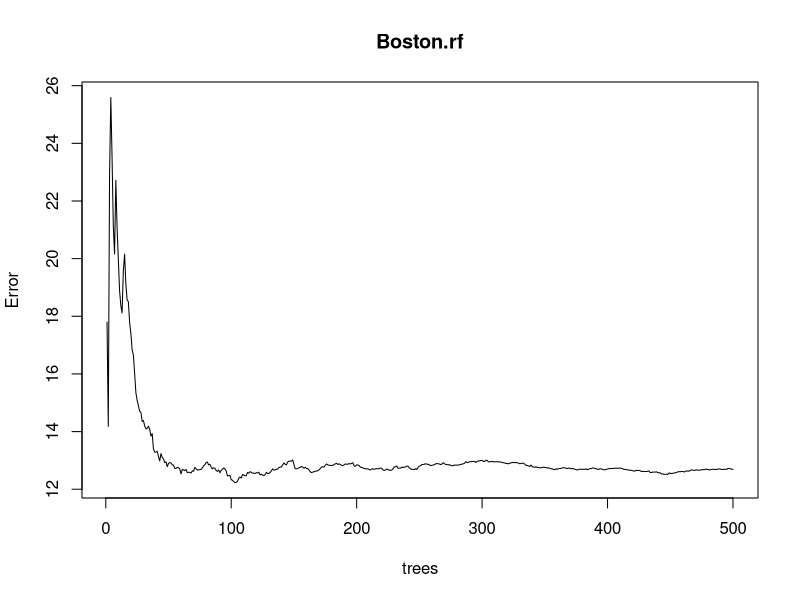
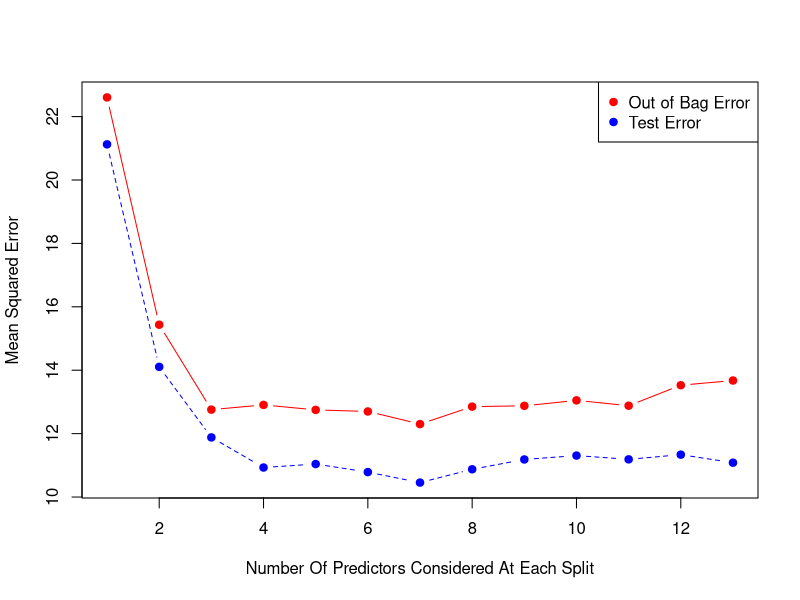

These figures' R source, in order:
## ---- chunk 1
#loading the required packages

require(randomForest)
require(MASS)# MASS contains the Boston housing dataset
attach(Boston)
set.seed(101)

dim(Boston)
## ---- chunk 2
# Saperating Training and Test Sets
# training Sample with 300 observations
train = sample(1:nrow(Boston), 300)
?Boston  #to search on the dataset
## ---- chunk 3
# Fitting the Random Forest
# We will use all the Predictors in the dataset.

Boston.rf = randomForest(medv ~ . , data = Boston , subset = train)
Boston.rf

## Call:
##  randomForest(formula = medv ~ ., data = Boston, subset = train) 
##                Type of random forest: regression
##                      Number of trees: 500
## No. of variables tried at each split: 4
## 
##           Mean of squared residuals: 12.62686
##                     % Var explained: 84.74
## ---- chunk 4
# Plotting the Error vs Number of Trees Graph.

plot(Boston.rf)
## ---- chunk 5
# This plot shows the Error and the Number of Trees.We can easily notice that how the Error is dropping as we keep on adding more and more trees and average them.
# 
# Now we can compare the Out of Bag Sample Errors and Error on Test set
# The above Random Forest model chose Randomly 4 variables to be considered at each split. We could now try all possible 13 predictors which can be found at each split.

oob.err = double(13)
test.err = double(13)

#mtry is no of Variables randomly chosen at each split
for(mtry in 1:13) {
    rf = randomForest(
        medv ~ . ,
        data = Boston ,
        subset = train,
        mtry = mtry,
        ntree = 400)
    oob.err[mtry] = rf$mse[400] #Error of all Trees fitted
    
    pred <-
        predict(rf, Boston[-train, ]) 
        #Predictions on Test Set for each Tree
    
    test.err[mtry] = with(Boston[-train, ], mean((medv - pred) ^ 2)) 
    #Mean Squared Test Error
    
    cat(mtry, " ") 
    #printing the output to the console
    
}
## 1  2  3  4  5  6  7  8  9  10  11  12  13
## ---- chunk 6
# Test Error

test.err
##  [1] 26.06433 17.70018 16.51951 14.94621 14.51686 14.64315 14.60834
##  [8] 15.12250 14.42441 14.53687 14.89362 14.86470 15.09553
## ---- chunk 7
# What happens is that we are growing 400 trees for 13 times i.e for all 13 predictors.
# 
# Plotting both Test Error and Out of Bag Error
matplot(1:mtry, cbind(oob.err,test.err), pch = 19,
        col = c("red","blue"), type = "b", ylab = "Mean Squared Error",
        xlab = "Number Of Predictors Considered At Each Split")
legend("topright",legend = c("Out of Bag Error", "Test Error"),
       pch = 19, col = c("red", "blue"))
